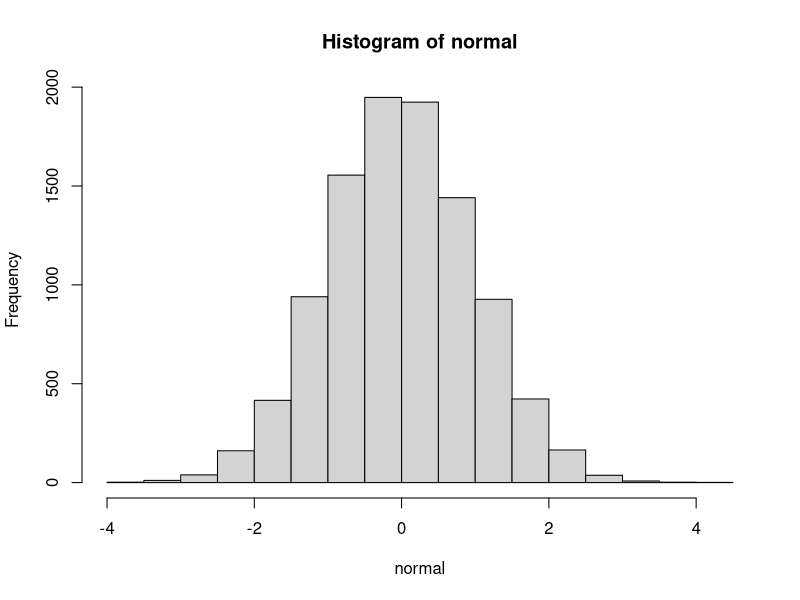
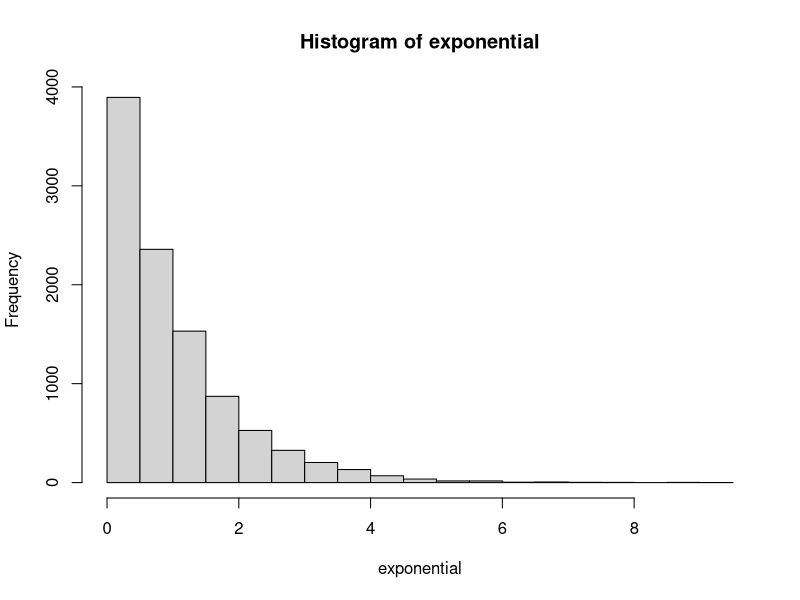
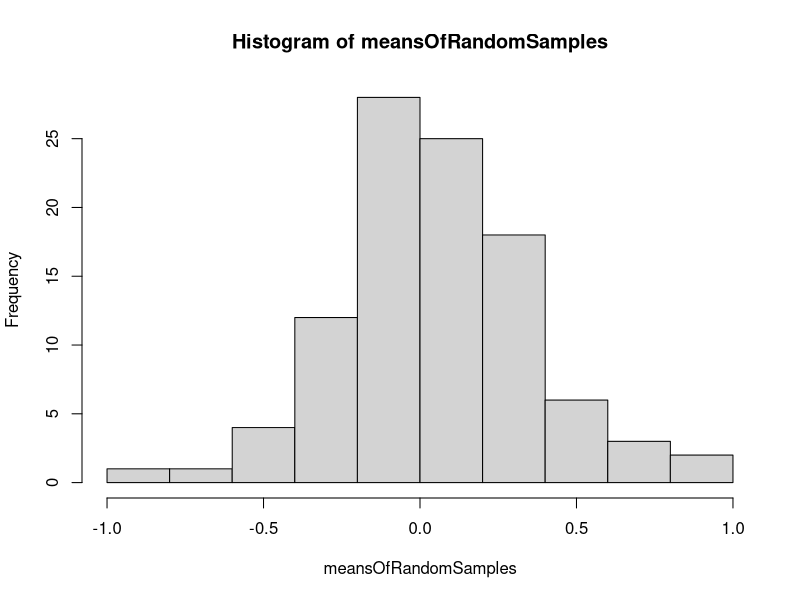
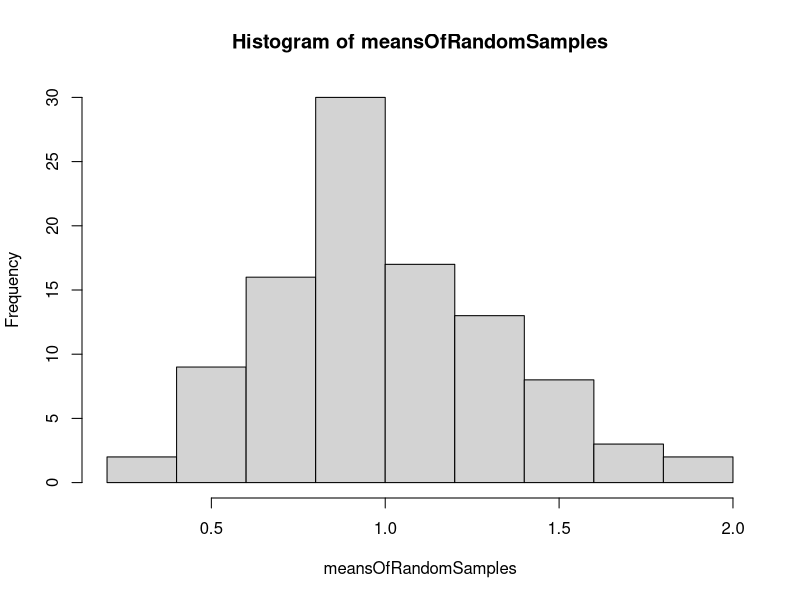
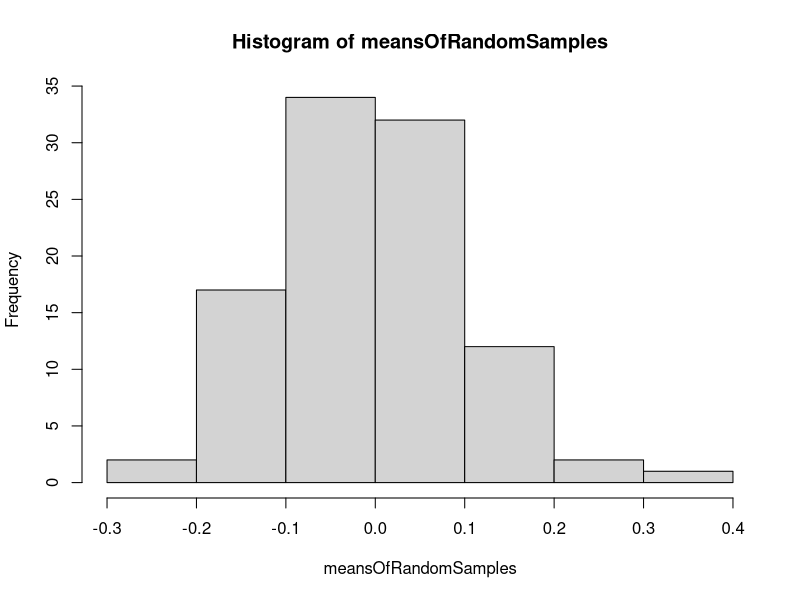
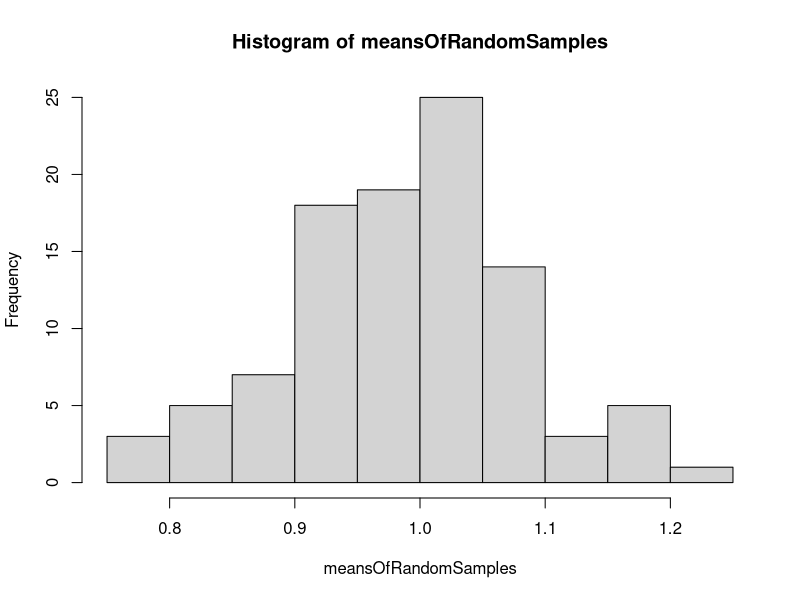

Here is the R script that generated these plots, in order:
## ---- chunk 1
normal <- rnorm(10000)
hist(normal)
## ---- chunk 2
exponential <- rexp(10000, rate = 1)
hist(exponential)
## ---- chunk 3
meansOfRandomSamples = 1
for (i in 1:100) { 
  randomSample <- sample(normal, 10, replace = FALSE)
  meansOfRandomSamples[i] <- mean(randomSample) 
  }
hist(meansOfRandomSamples)
## ---- chunk 4
meansOfRandomSamples = 1
for (i in 1:100) { 
  randomSample <- sample(exponential, 10, replace = FALSE)
  meansOfRandomSamples[i] <- mean(randomSample) 
  }
hist(meansOfRandomSamples)
## ---- chunk 5
meansOfRandomSamples = 1
for (i in 1:100) { 
  randomSample <- sample(normal, 100, replace = FALSE)
  meansOfRandomSamples[i] <- mean(randomSample) 
  }
hist(meansOfRandomSamples)
## ---- chunk 6
meansOfRandomSamples = 1
for (i in 1:100) { 
  randomSample <- sample(exponential, 100, replace = FALSE)
  meansOfRandomSamples[i] <- mean(randomSample) 
  }
hist(meansOfRandomSamples)
